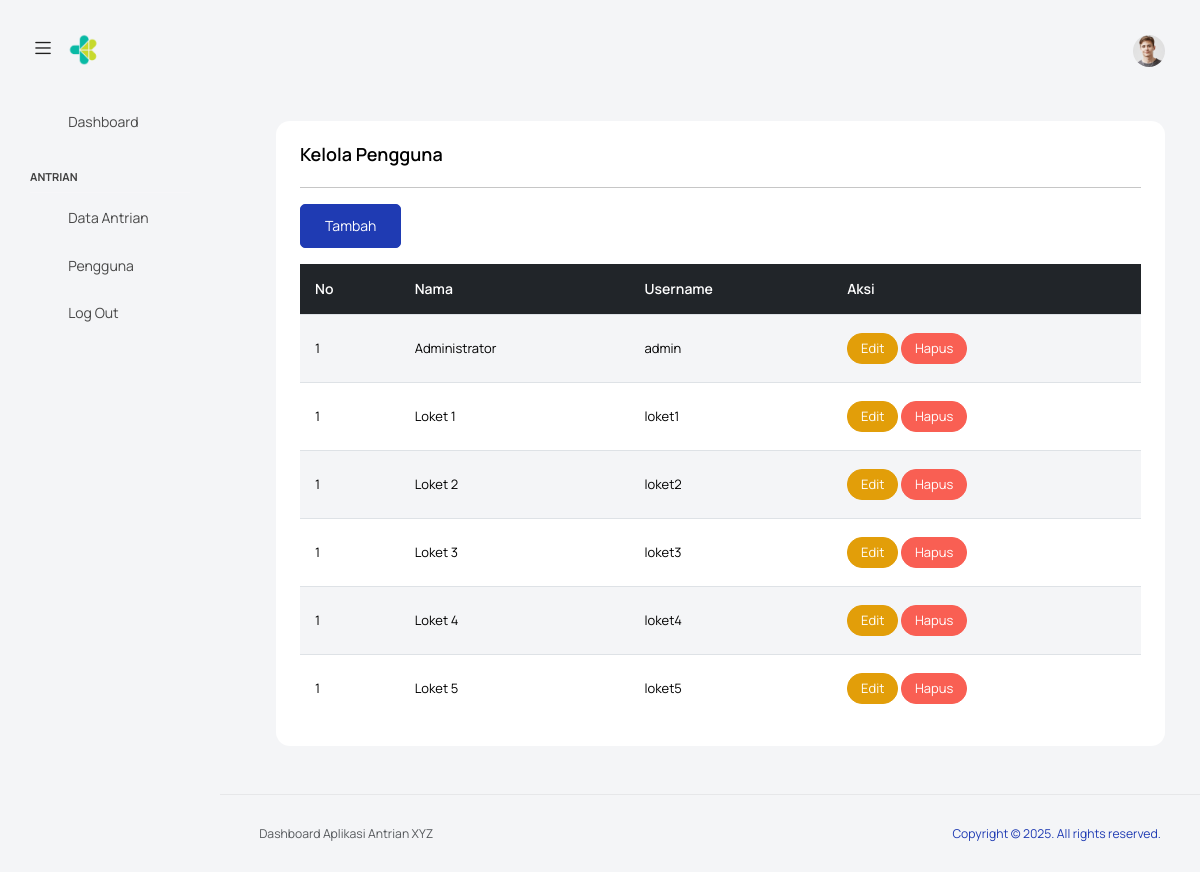
The page /loket/user.php (signed in) on the database its author committed.
### tables this page shows
CREATE TABLE `pengguna` (
  `id` int(11) NOT NULL,
  `username` varchar(50) NOT NULL,
  `nama` varchar(100) DEFAULT NULL,
  `password` varchar(255) NOT NULL,
  `role` enum('admin','loket') DEFAULT 'loket'
);

### loket/user.php (the view, shortened to what this page needs)
<?php
include '../db/config.php';
$userId = $_SESSION['user_id'];
$userRole = $_SESSION['role'];
if ($userRole === 'admin') {
    $sql = "SELECT * FROM pengguna";
} else {
    $sql = "SELECT * FROM pengguna WHERE id = $userId";
}
$result = $conn->query($sql);
?>
<!DOCTYPE html>
<html lang="en">
<head>
    <link rel="stylesheet" href="src/assets/vendors/feather/feather.css">
    <link rel="stylesheet" href="src/assets/vendors/mdi/css/materialdesignicons.min.css">
    <link rel="stylesheet" href="src/assets/vendors/ti-icons/css/themify-icons.css">
    <link rel="stylesheet" href="src/assets/vendors/font-awesome/css/font-awesome.min.css">
    <link rel="stylesheet" href="src/assets/vendors/typicons/typicons.css">
    <link rel="stylesheet" href="src/assets/vendors/simple-line-icons/css/simple-line-icons.css">
    <link rel="stylesheet" href="src/assets/vendors/css/vendor.bundle.base.css">
    <link rel="stylesheet" href="src/assets/vendors/bootstrap-datepicker/bootstrap-datepicker.min.css">
    <link rel="stylesheet" href="src/assets/vendors/datatables.net-bs4/dataTables.bootstrap4.css">
    <link rel="stylesheet" type="text/css" href="src/assets/js/select.dataTables.min.css">
    <link rel="stylesheet" href="src/assets/css/style.css">
</head>
<body class="with-welcome-text">
    <div class="container-scroller">
        <?php include 'navbar.php' ?>
        <div class="container-fluid page-body-wrapper">
            <?php include 'sidebar.php' ?>
            <div class="main-panel">
                <div class="content-wrapper">
                    <div class="col-lg-12 grid-margin stretch-card">
                        <div class="card">
                            <div class="card-body">
                                <h4 class="card-title">Kelola Pengguna</h4>
                                <hr>
                                <div class="table-responsive">
                                    <?php if ($_SESSION['role'] === 'admin'): ?>
                                        <button class="btn btn-primary mb-3" data-bs-toggle="modal" data-bs-target="#modalTambah">Tambah</button>
                                    <?php endif; ?>
                                    <table class="table table-striped">
                                        <thead class="table-dark">
                                            <tr>
                                                <th>No</th>
                                                <th>Nama</th>
                                                <th>Username</th>
                                                <th>Aksi</th>
                                            </tr>
                                        </thead>
                                        <tbody>
                                            <?php while ($row = $result->fetch_assoc()):
                                                $no = 1; ?>
                                                <tr>
                                                    <td><?= $no++ ?></td>
                                                    <td><?= $row['nama']; ?></td>
                                                    <td><?= $row['username']; ?></td>
                                                    <td>
                                                        <button class="btn btn-warning btn-sm" data-bs-toggle="modal" data-bs-target="#modalEdit<?= $row['id']; ?>">Edit</button>
                                                        <?php if ($_SESSION['role'] === 'admin'): ?>
                                                            <a href="?hapus=<?= $row['id']; ?>" class="btn btn-danger btn-sm" onclick="return confirm('Yakin ingin menghapus?');">Hapus</a>
                                                        <?php endif; ?>
                                                    </td>
                                                </tr>
                                            <?php endwhile; ?>
                                        </tbody>
                                    </table>
                                </div>
                            </div>
                        </div>
                    </div>
                </div>
                <?php include 'footer.php' ?>
            </div>
        </div>
    </div>
</body>
</html>

### rows shown on the page
pengguna: nama "Administrator", username "admin"
pengguna: nama "Loket 1", username "loket1"
pengguna: nama "Loket 2", username "loket2"
pengguna: nama "Loket 3", username "loket3"
pengguna: nama "Loket 4", username "loket4"
pengguna: nama "Loket 5", username "loket5"
